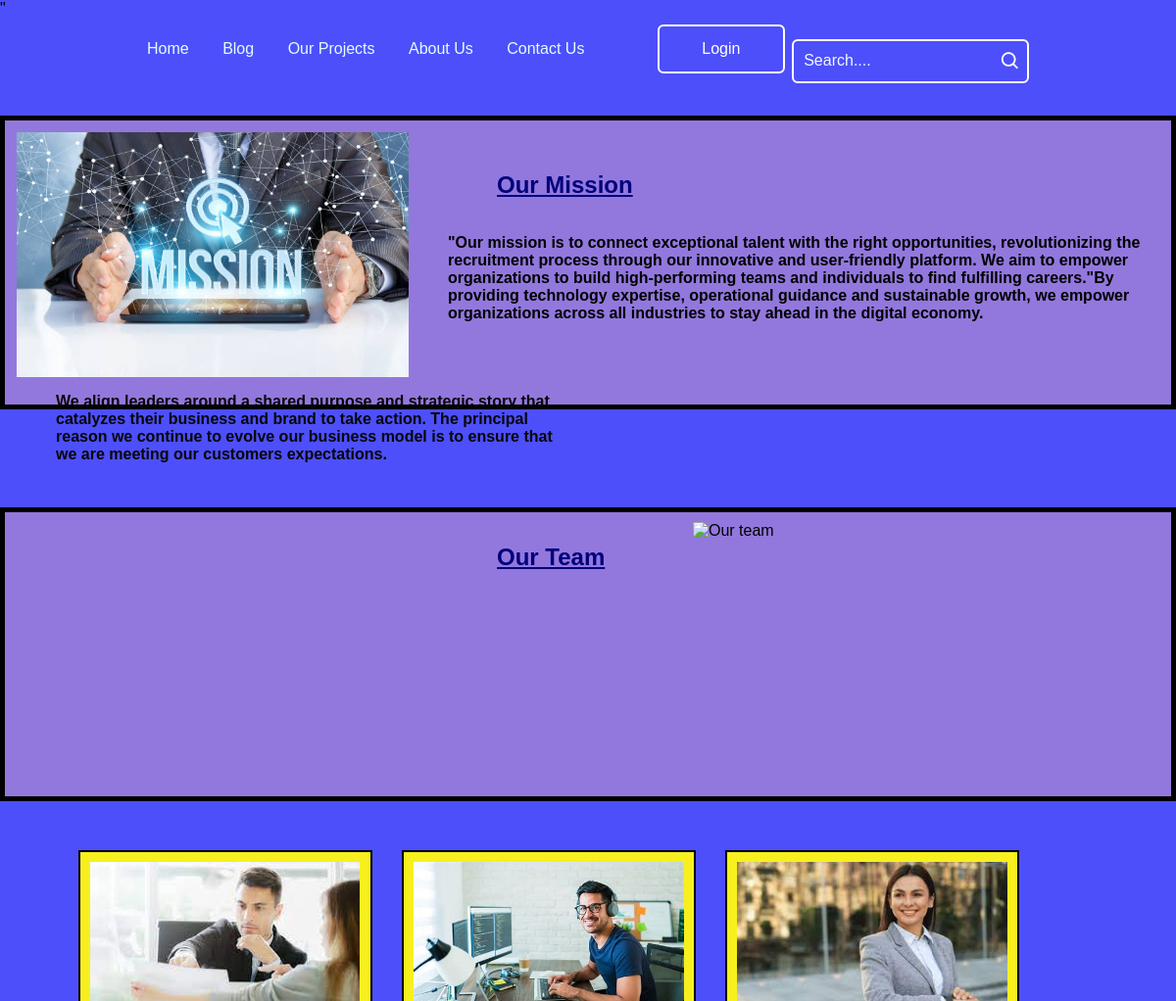
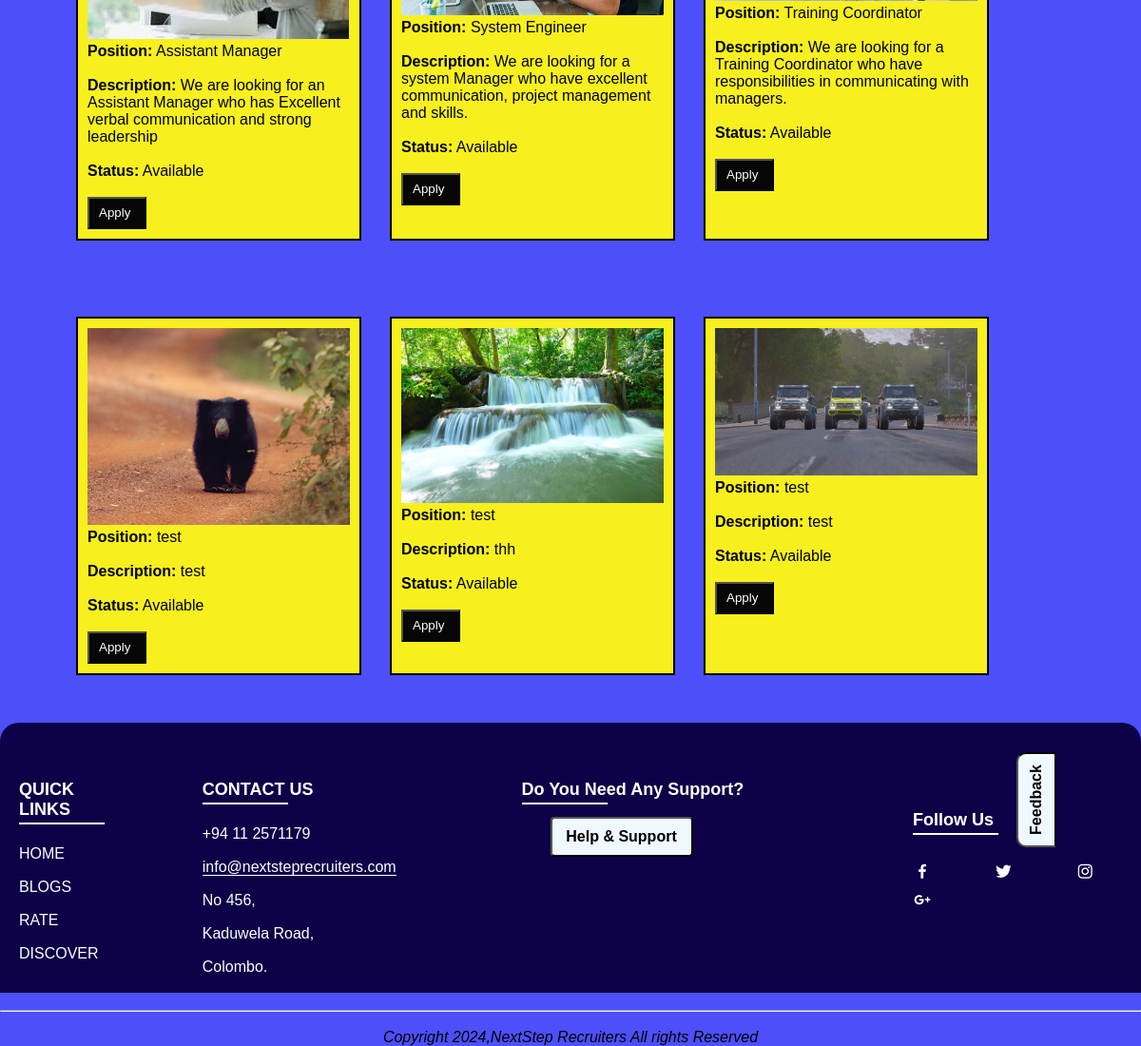
Page /php/aboutUs.php on the committed database (2 pictures, top to bottom).
### tables this page shows
CREATE TABLE `about` (
  `image` blob NOT NULL,
  `Id` int(2) NOT NULL,
  `position` varchar(20) NOT NULL,
  `description` varchar(100) NOT NULL,
  `status` varchar(20) NOT NULL
);

### php/aboutUs.php (the view, shortened to what this page needs)
<?php
include 'config.php';
?>
<!DOCTYPE html>
<html>
<head>"
<head>
<link rel="stylesheet" href="../css/about.css">
<link href='https://unpkg.com/boxicons@2.1.4/css/boxicons.min.css' rel='stylesheet'>
</head>
<body>
<header class="header">
    <nav class="navbar">
    <a href="../index.html">Home</a>
            <a href="../blog.html">Blog</a>
            <a href="../project.html">Our Projects</a>
            <a href="aboutUs.php">About Us</a>
            <a href="../contactus.html">Contact Us</a>
            <a href="login.php"><button class="btnLogin-popup">Login</button></a>
    </nav>
    <form action="" class="search-bar">
        <input type="text" placeholder="Search....">
        <button type="submit"><i class='bx bx-search'></i></button>
    </form>
</header>
<br>
<div class="about-section">
                <div class ="about-misson">
                <h2><u>Our Mission</u></h2></div>
                <div class="misson-img"><img src = "../images/mission.jpg" class ="logo" alt = "Mission" width="400px" height ="250px"></div>
                <div class="misson-para">   <p class = "font"><b>"Our mission is to connect exceptional talent with the right opportunities, revolutionizing the recruitment process through our innovative and user-friendly platform.
                We aim to empower organizations to build high-performing teams and individuals to find fulfilling careers."By providing technology expertise, operational guidance and sustainable growth, we empower organizations across all industries to stay ahead in the digital economy.</b></p></div>
               </div>
     <div class="team-section">
        <div class="our-team">
                <h2><u>Our Team</u></h2></div>
                <div class="team-img">       <img src = "../images/project4.jpg" class ="logo" alt = "Our team" width="400px" height ="250px"></div>
                <div class="team-p"><p class = "font"><b>We align leaders around a shared purpose and strategic story that catalyzes their business and brand to take action.
                The principal reason we continue to evolve our business model is to ensure that we are meeting our customers  expectations.
</b></p>
</div>
</div>
    <div class="job-posts">
        <?php
        $sql = "SELECT * FROM about";
        $result = $conn->query($sql);
        if ($result->num_rows > 0) {
            while ($row = $result->fetch_assoc()) {
                echo '<div class="job-post">';
            $imagePath = '../images/uploads/' . basename($row["image"]);
            echo '<div class="post-image"><img src="' . $imagePath . '" alt="Job Post Image" style="max-width: 100%; height: auto;"></div>';
                echo '<div class="post-details">';
                echo '<p><strong>Position:</strong> ' . $row["position"] . '</p><br>';
                echo '<p><strong>Description:</strong> ' . $row["description"] . '</p><br>';
                echo '<p><strong>Status:</strong> ' . $row["status"] . '</p><br>';
                echo '<div class="post-actions">';
                echo '<button class="bttn"><a href="applyVacancy.html"?id=' . $row['Id'] . '">Apply</a></button>';
                echo '</div>';
                echo '</div>';
                echo '</div>';
            }
        } else {
            echo "<p>No job posts available.</p>";
        }
        ?>
    </div>
    <footer>
                <div class="containerf">
                    <div class="row">
                        <div class="footer-col">
                            <h4>QUICK LINKS</h4><br>
                            <ul>
                                <li><a href="#" target="_blank">HOME</a></li>
                                <li><a href="#" target="_blank">BLOGS</a></li>
                                <li><a href="#" target="_blank">RATE</a></li>
                                <li><a href="#" target="_blank">DISCOVER</a></li>
                            </ul>
                        </div>
                    </div>
                    <div class="footer-col">
                        <h4>CONTACT US</h4><br>
                        <ul>
                            <li>
                                <span>+94 11 2571179</span>
                            </li>
                            <li>
                                <span><a href="#" target="_blank" class="email">info@nextsteprecruiters.com</a></span>
                            </li>
                            <li>
                                <span>No 456,<br>Kaduwela Road,<br>Colombo.</span>
                            </li>
                        </ul>
                    </div>
                    <div class="footer-col">
                        <h4>Do You Need Any Support?</h4><br>
                        <ul>
                            <li>  <a href="helpandsupport.html"><button class="help-button">Help & Support</button></li></li>
                        </ul>
                    </div>
                    <div class="footer-col">
                        <a href = "feedback.html"><button class="feedback-button">Feedback</button></a>
                        <h4 class="follow-h4">Follow Us</h4>
                        <div class="social">
                            <a href="#"><i class='bx bxl-facebook'></i></a>
                            <a href="#"><i class="bx bxl-twitter"></i></a>
                            <a href="#"><i class="bx bxl-instagram"></i></a>
                            <a href="#"><i class="bx bxl-google-plus"></i></a>
                        </div>
                    </div>
                </div>
                <center>
                    <br>
                    <hr><br>
                    <label class="lable"><i>Copyright 2024,NextStep Recruiters All rights Reserved</i></label>
                </center>
        </footer>
</body>
</html>

### css/about.css (style rules this page uses)
.job-posts { margin-left : 80px; display: flex; flex-wrap: wrap; gap:30px; margin-bottom: 50px; }
.job-post { width: 300px; margin-top: 50px; border: 2px solid black; padding: 10px; background-color: #f7f01e; }
.post-image img { max-width: 100%; height: auto; }
.post-actions a { display:inline-block; margin-right: 5px; text-decoration: none; padding: 5px 10px; color: #fff; }
.about-misson { display: flex; margin-top: 100px; text-align: center; }
h2 { color: rgb(0, 0, 124); margin-left: 500px; margin-top: -30px; }
.misson-img { margin-top:-70px; margin-left:10px; }
.misson-para { margin-left:450px; margin-top: -150px; }
.team-img { margin-top: -50px; margin-left:700px; }
.team-p { margin-left: 50px; color: #070707; margin-right:600px; margin-top: -150px; }
.about-misson { display: flex; margin-top: 80px; text-align: center; }
.our-team { margin-top:60px; }
.about-section { padding: 2px; border: 5px solid black; background-color: #9278dd; margin-top: 100px; height: 300px; }
.team-section { padding: 2px; border: 5px solid black; background-color: #9278dd; margin-top: 100px; height: 300px; }
.bttn { background-color: #070707; }
.font { margin-right: 10px; }
* { margin: 0; padding: 0; box-sizing: border-box; font-family: Arial, Helvetica, sans-serif; }
body { background: hwb(239 30% 2%); min-height: 100vh; flex-direction: column; opacity: 0; animation: pageLoadAnimation 1s forwards; display: flex; flex-direction: column; }
.header { position: fixed; top: 0; left: 0; width: 100%; padding: 25px 12.5%; background: transparent; display: flex; justify-content: space-between; align-items: center; z-index: 100; }
.navbar a { position: relative; font-size: 16px; color: lightcyan; text-decoration: rgba(1, 1, 49, 0.918); font-weight: 500; margin-right: 30px; }
.navbar a::after { content: ""; position: absolute; left: 0; bottom: -6px; width: 100%; height: 2px; background: white; border-radius: 5px; transform: translateY(10px); opacity: 0; transition: .5s; }
.search-bar { width: 250px; height: 45px; background: transparent; border: 2px solid white; border-radius: 6px; display: flex; align-items: center; }
.search-bar input { width: 100%; background: transparent; border: none; outline: none; padding-left: 10px; font-size: 16px; color: antiquewhite; }
.search-bar input::placeholder { color: aliceblue; }
.search-bar button { width: 40px; height: 100%; background: transparent; border: none; display: flex; justify-content: center; align-items: center; cursor: pointer; }
.search-bar button i { font-size: 22px; color: white; }
.navbar .btnLogin-popup { width: 130px; height: 50px; background: transparent; border: 2px solid white; outline: none; border-radius: 6px; cursor: pointer; font-size: 16px; color: white; margin-left: 40px; }
ul { list-style: none; }
a { line-height: 1.5; color: #fff; text-decoration: none; }
.row { display: flex; flex-wrap: wrap; }
.containerf { width: 1150px; position: relative; background-color: #0d0147; padding: 10px 0; color: #fff; border-top-left-radius: 20px; border-top-right-radius: 20px; bottom: 0; font-size: 16px; border: #0d0147; }
.containerf { display: flex; justify-content: space-between; max-width: 100%; width: 100%; margin: auto; }
.footer-col { margin-top: 50px; width: 25%; padding: 0 20px; left: 20px; }
.footer-col h4 { font-size: 18px; font-weight: bold; position: relative; }
.footer-col h4::before { content: ''; position: absolute; bottom: -5px; left: 0; width: 90px; height: 2px; background: #fff; }
.footer-col ul li { line-height: 35px; }
.email { border-bottom: 1px solid #fff; }
.help-button { width: 150px; font-weight: bold; font-size: 16px; background-color: aliceblue; margin-left: 30px; padding: 10px; border-radius: 4px; }
.feedback-button { position: conner; width: 100px; font-weight: bold; font-size: 16px; background-color: aliceblue; margin-left: 120px; padding: 10px; border-top-right-radius: 10px; border-top-left-radius: 10px; transform: rotate(270deg); }
.follow-h4 { margin-left: 40px; position: relative; margin-top: -10px; }
.social { font-size: 20px; margin-top: 30px; }
.social a { position: relative; margin-left: 20px; transition: .3s; padding: 0 20px; }

### rows in the picture
about: image (picture), position "Assistant Manager", description "We are looking for an Assistant Manager who has Excellent verbal communication and strong leadership", status "Available"
about: image (picture), position "System Engineer", description "We are looking for a system Manager who have excellent communication, project management and skills.", status "Available"
about: image (picture), position "Training Coordinator", description "We are looking for a Training Coordinator who have responsibilities in communicating with managers.", status "Available"
about: image (picture), position "test", description "test", status "Available"
about: image (picture), position "test", description "thh", status "Available"
about: image (picture), position "test", description "test", status "Available"
